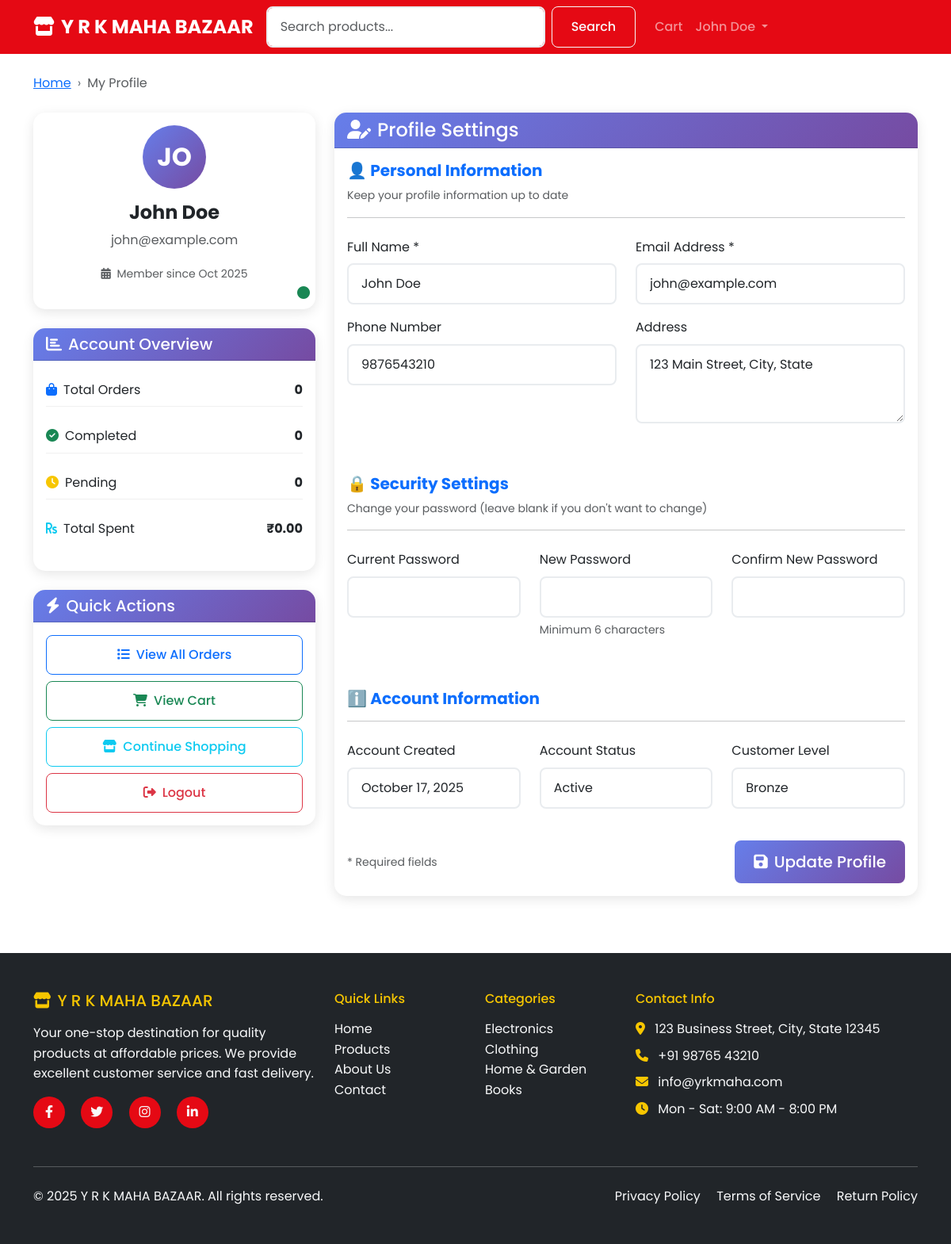
Screenshot of /products/cart/products/products/profile.php (signed in) with the database file from the repository.
### tables this page shows
CREATE TABLE users (
    user_id INT AUTO_INCREMENT PRIMARY KEY,
    name VARCHAR(100) NOT NULL,
    email VARCHAR(100) UNIQUE NOT NULL,
    password VARCHAR(255) NOT NULL,
    phone VARCHAR(15),
    address TEXT,
    created_at TIMESTAMP DEFAULT CURRENT_TIMESTAMP,
    is_active BOOLEAN DEFAULT TRUE
);

### includes/functions.php (called while the page is built, shortened)
<?php
function isLoggedIn() {
    return isset($_SESSION['user_id']);
}
function formatPrice($price) {
    return '₹' . number_format($price, 2);
}
function getUserInfo($user_id) {
    global $conn;
    $query = "SELECT * FROM users WHERE user_id = ?";
    $stmt = $conn->prepare($query);
    $stmt->bind_param("i", $user_id);
    $stmt->execute();
    $result = $stmt->get_result();
    return $result->fetch_assoc();
}
?>

### products/cart/products/products/profile.php (the view, shortened to what this page needs)
<?php
require_once '../../../../includes/db_connect.php';
require_once '../../../../includes/functions.php';
$user_id = $_SESSION['user_id'];
$stats_query = "SELECT
    COUNT(*) as total_orders,
    SUM(total_price) as total_spent,
    COUNT(CASE WHEN status = 'Delivered' THEN 1 END) as completed_orders,
    COUNT(CASE WHEN status = 'Pending' THEN 1 END) as pending_orders,
    MAX(order_date) as last_order_date,
    AVG(total_price) as avg_order_value
    FROM orders
    WHERE user_id = ?";
$stats_stmt = $conn->prepare($stats_query);
$stats_stmt->bind_param("i", $user_id);
$stats_stmt->execute();
$user_stats = $stats_stmt->get_result()->fetch_assoc();
include '../../../../includes/header.php';
?>
<div class="container py-4">
    <div class="row">
        <div class="col-12">
            <nav aria-label="breadcrumb" class="mb-4">
                <ol class="breadcrumb">
                    <li class="breadcrumb-item"><a href="../../../../index.php">Home</a></li>
                    <li class="breadcrumb-item active">My Profile</li>
                </ol>
            </nav>
        </div>
    </div>
    <div class="row">
        <div class="col-lg-4 mb-4">
            <div class="card profile-sidebar">
                <div class="card-body text-center">
                    <div class="profile-avatar mb-3">
                        <div class="avatar-circle">
                            <?php echo strtoupper(substr($user_info['name'], 0, 2)); ?>
                        </div>
                        <div class="avatar-status">
                            <i class="fas fa-circle text-success"></i>
                        </div>
                    </div>
                    <h4 class="fw-bold"><?php echo htmlspecialchars($user_info['name']); ?></h4>
                    <p class="text-muted"><?php echo htmlspecialchars($user_info['email']); ?></p>
                    <div class="member-since">
                        <small class="text-muted">
                            <i class="fas fa-calendar-alt me-1"></i>
                            Member since <?php echo date('M Y', strtotime($user_info['created_at'])); ?>
                        </small>
                    </div>
                </div>
            </div>
            <div class="card mt-4">
                <div class="card-header">
                    <h5 class="mb-0"><i class="fas fa-chart-bar me-2"></i>Account Overview</h5>
                </div>
                <div class="card-body">
                    <div class="stat-item mb-3">
                        <div class="d-flex justify-content-between align-items-center">
                            <span><i class="fas fa-shopping-bag text-primary me-2"></i>Total Orders</span>
                            <span class="fw-bold"><?php echo $user_stats['total_orders'] ?? 0; ?></span>
                        </div>
                    </div>
                    <div class="stat-item mb-3">
                        <div class="d-flex justify-content-between align-items-center">
                            <span><i class="fas fa-check-circle text-success me-2"></i>Completed</span>
                            <span class="fw-bold"><?php echo $user_stats['completed_orders'] ?? 0; ?></span>
                        </div>
                    </div>
                    <div class="stat-item mb-3">
                        <div class="d-flex justify-content-between align-items-center">
                            <span><i class="fas fa-clock text-warning me-2"></i>Pending</span>
                            <span class="fw-bold"><?php echo $user_stats['pending_orders'] ?? 0; ?></span>
                        </div>
                    </div>
                    <div class="stat-item mb-3">
                        <div class="d-flex justify-content-between align-items-center">
                            <span><i class="fas fa-rupee-sign text-info me-2"></i>Total Spent</span>
                            <span class="fw-bold"><?php echo formatPrice($user_stats['total_spent'] ?? 0); ?></span>
                        </div>
                    </div>
                </div>
            </div>
            <div class="card mt-4">
                <div class="card-header">
                    <h5 class="mb-0"><i class="fas fa-bolt me-2"></i>Quick Actions</h5>
                </div>
                <div class="card-body">
                    <div class="d-grid gap-2">
                        <a href="orders.php" class="btn btn-outline-primary">
                            <i class="fas fa-list me-2"></i>View All Orders
                        </a>
                        <a href="cart/cart.php" class="btn btn-outline-success">
                            <i class="fas fa-shopping-cart me-2"></i>View Cart
                        </a>
                        <a href="../../../product-list.php" class="btn btn-outline-info">
                            <i class="fas fa-store me-2"></i>Continue Shopping
                        </a>
                        <a href="../../../../logout.php" class="btn btn-outline-danger">
                            <i class="fas fa-sign-out-alt me-2"></i>Logout
                        </a>
                    </div>
                </div>
            </div>
        </div>
        <div class="col-lg-8">
            <div class="card">
                <div class="card-header">
                    <h4 class="mb-0"><i class="fas fa-user-edit me-2"></i>Profile Settings</h4>
                </div>
                <div class="card-body">
                    <form method="POST" class="needs-validation" novalidate>
                        <div class="section-header mb-4">
                            <h5 class="fw-bold text-primary">👤 Personal Information</h5>
                            <p class="text-muted small">Keep your profile information up to date</p>
                            <hr>
                        </div>
                        <div class="row">
                            <div class="col-md-6 mb-3">
                                <label for="name" class="form-label">Full Name *</label>
                                <input type="text" class="form-control" id="name" name="name"
                                       value="<?php echo htmlspecialchars($user_info['name']); ?>" required>
                            </div>
                            <div class="col-md-6 mb-3">
                                <label for="email" class="form-label">Email Address *</label>
                                <input type="email" class="form-control" id="email" name="email"
                                       value="<?php echo htmlspecialchars($user_info['email']); ?>" required>
                            </div>
                        </div>
                        <div class="row">
                            <div class="col-md-6 mb-3">
                                <label for="phone" class="form-label">Phone Number</label>
                                <input type="tel" class="form-control" id="phone" name="phone"
                                       value="<?php echo htmlspecialchars($user_info['phone']); ?>"
                                       placeholder="+91 98765 43210">
                            </div>
                            <div class="col-md-6 mb-3">
                                <label for="address" class="form-label">Address</label>
                                <textarea class="form-control" id="address" name="address" rows="3"
                                          placeholder="Enter your complete address"><?php echo htmlspecialchars($user_info['address']); ?></textarea>
                            </div>
                        </div>
                        <div class="section-header mb-4 mt-5">
                            <h5 class="fw-bold text-primary">🔒 Security Settings</h5>
                            <p class="text-muted small">Change your password (leave blank if you don't want to change)</p>
                            <hr>
                        </div>
                        <div class="row">
                            <div class="col-md-4 mb-3">
                                <label for="current_password" class="form-label">Current Password</label>
                                <input type="password" class="form-control" id="current_password" name="current_password">
                            </div>
                            <div class="col-md-4 mb-3">
                                <label for="new_password" class="form-label">New Password</label>
                                <input type="password" class="form-control" id="new_password" name="new_password"
                                       minlength="6">
                                <div class="form-text">Minimum 6 characters</div>
                            </div>
                            <div class="col-md-4 mb-3">
                                <label for="confirm_password" class="form-label">Confirm New Password</label>
                                <input type="password" class="form-control" id="confirm_password" name="confirm_password">
                            </div>
                        </div>
                        <div class="section-header mb-4 mt-5">
                            <h5 class="fw-bold text-primary">ℹ️ Account Information</h5>
                            <hr>
                        </div>
                        <div class="row">
                            <div class="col-md-4 mb-3">
                                <label class="form-label">Account Created</label>
                                <input type="text" class="form-control"
                                       value="<?php echo date('F d, Y', strtotime($user_info['created_at'])); ?>" readonly>
                            </div>
                            <div class="col-md-4 mb-3">
                                <label class="form-label">Account Status</label>
                                <input type="text" class="form-control"
                                       value="<?php echo $user_info['is_active'] ? 'Active' : 'Inactive'; ?>" readonly>
                            </div>
                            <div class="col-md-4 mb-3">
                                <label class="form-label">Customer Level</label>
                                <input type="text" class="form-control"
                                       value="<?php
                                       $total_spent = $user_stats['total_spent'] ?? 0;
                                       if ($total_spent >= 50000) echo 'Platinum';
                                       elseif ($total_spent >= 25000) echo 'Gold';
                                       elseif ($total_spent >= 10000) echo 'Silver';
                                       else echo 'Bronze';
                                       ?>" readonly>
                            </div>
                        </div>
                        <div class="d-flex justify-content-between align-items-center mt-4">
                            <div>
                                <small class="text-muted">* Required fields</small>
                            </div>
                            <div>
                                <button type="submit" class="btn btn-primary btn-lg">
                                    <i class="fas fa-save me-2"></i>Update Profile
                                </button>
                            </div>
                        </div>
                    </form>
                </div>
            </div>
        </div>
    </div>
</div>
<?php include '../../../../includes/footer.php'; ?>

### includes/header.php (shortened to what this page needs)
<!DOCTYPE html>
<html lang="en">
<head>
    <link href="https://cdn.jsdelivr.net/npm/bootstrap@5.3.0/dist/css/bootstrap.min.css" rel="stylesheet">
    <link rel="stylesheet" href="https://cdnjs.cloudflare.com/ajax/libs/font-awesome/6.4.0/css/all.min.css">
    <link rel="stylesheet" href="assets/css/style.css">
</head>
<body>
    <nav class="navbar navbar-expand-lg navbar-dark bg-primary sticky-top">
        <div class="container">
            <a class="navbar-brand fw-bold" href="index.php">
                <i class="fas fa-store me-2"></i>Y R K MAHA BAZAAR
            </a>
            <div class="collapse navbar-collapse" id="navbarNav">
                <form class="d-flex me-3" method="GET" action="products/product-list.php">
                    <input class="form-control me-2" type="search" name="search" placeholder="Search products..."
                           value="<?php echo isset($_GET['search']) ? htmlspecialchars($_GET['search']) : ''; ?>">
                    <button class="btn btn-outline-light" type="submit">
                        Search
                    </button>
                </form>
                <ul class="navbar-nav">
                    <?php if (isLoggedIn()): ?>
                        <li class="nav-item">
                            <a class="nav-link position-relative" href="cart/cart.php">
                                Cart
                            </a>
                        </li>
                        <li class="nav-item dropdown">
                            <a class="nav-link dropdown-toggle" href="#" id="navbarDropdown" role="button" data-bs-toggle="dropdown">
                                <?php
                                $user_info = getUserInfo($_SESSION['user_id']);
                                echo htmlspecialchars($user_info['name']);
                                ?>
                            </a>
                        </li>
                    <?php endif; ?>
                </ul>
            </div>
        </div>
    </nav>

### rows the page displays
users: name "John Doe", name "JO", email "john@example.com", created_at "Oct 2025", phone "9876543210", address "123 Main Street, City, State", created_at "October 17, 2025", is_active "Active"

### other values shown
$user_stats['total_orders'] "0"
$user_stats['completed_orders'] "0"
$user_stats['pending_orders'] "0"
formatPrice($user_stats['total_spent'] ?? 0) "₹0.00"
